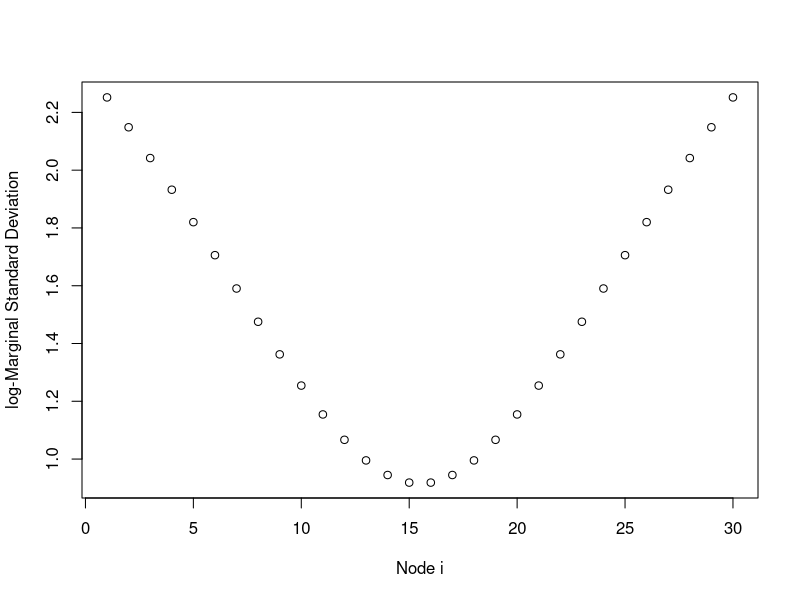
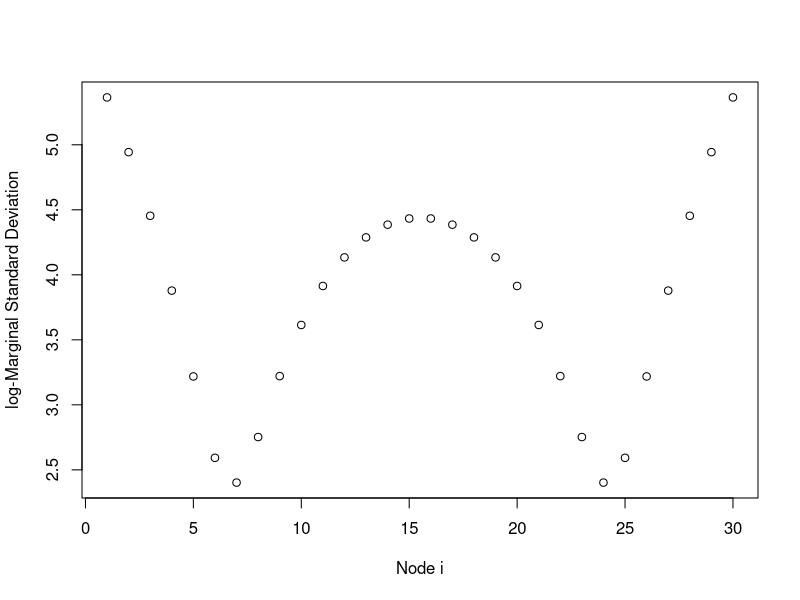
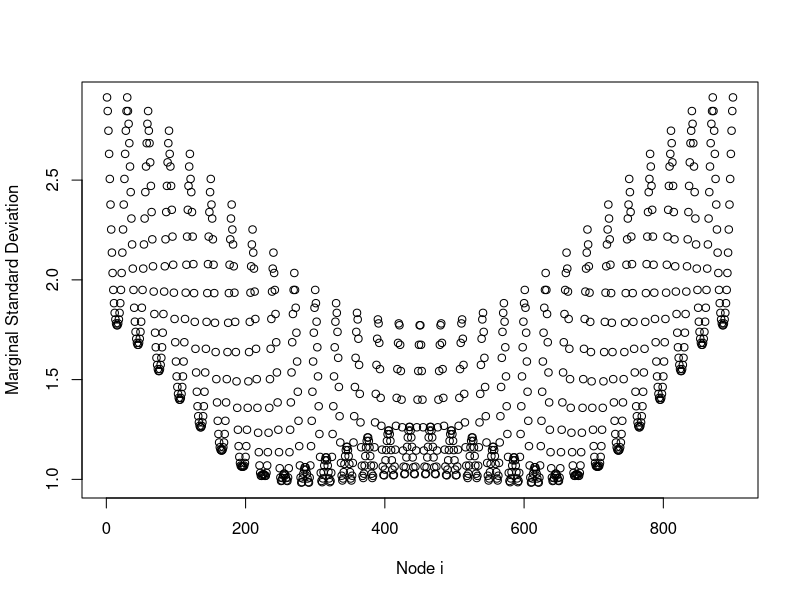
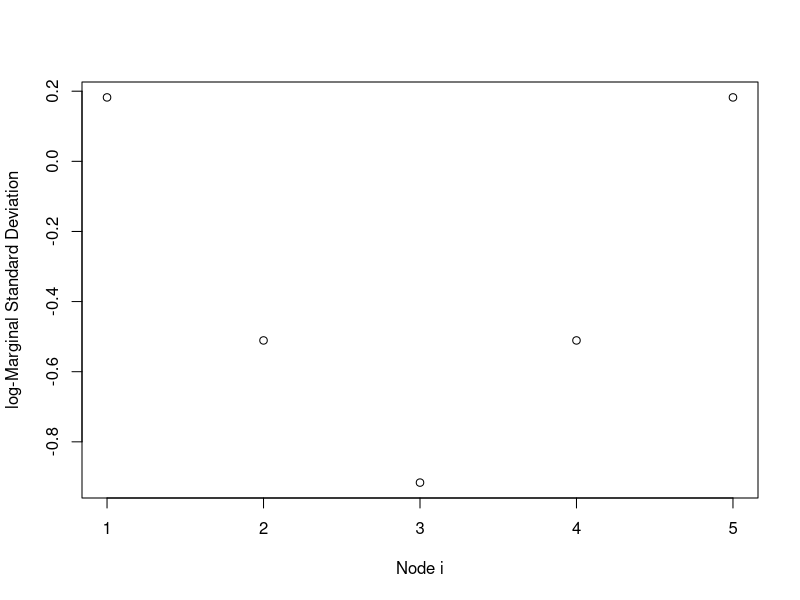
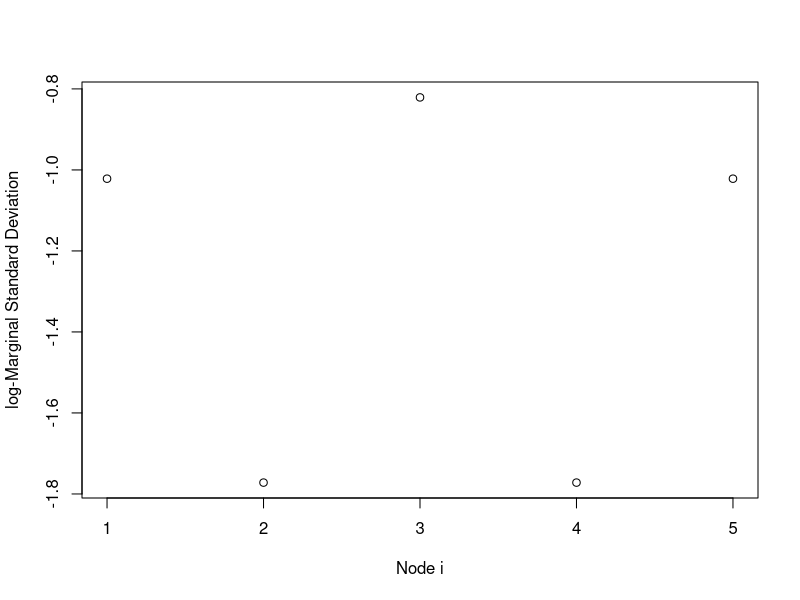
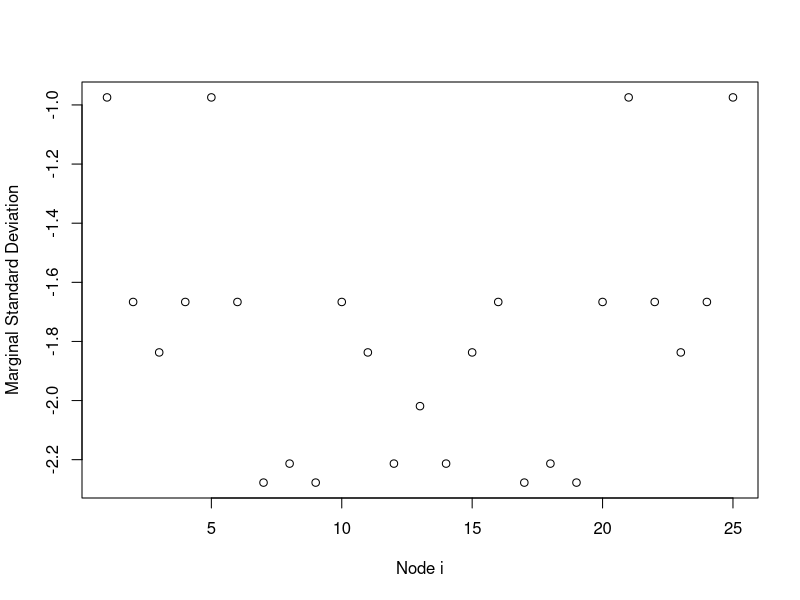
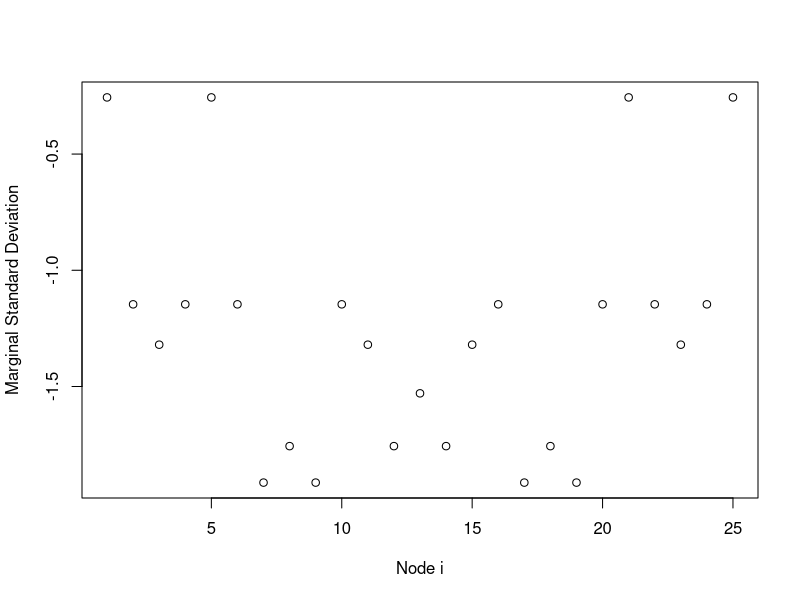
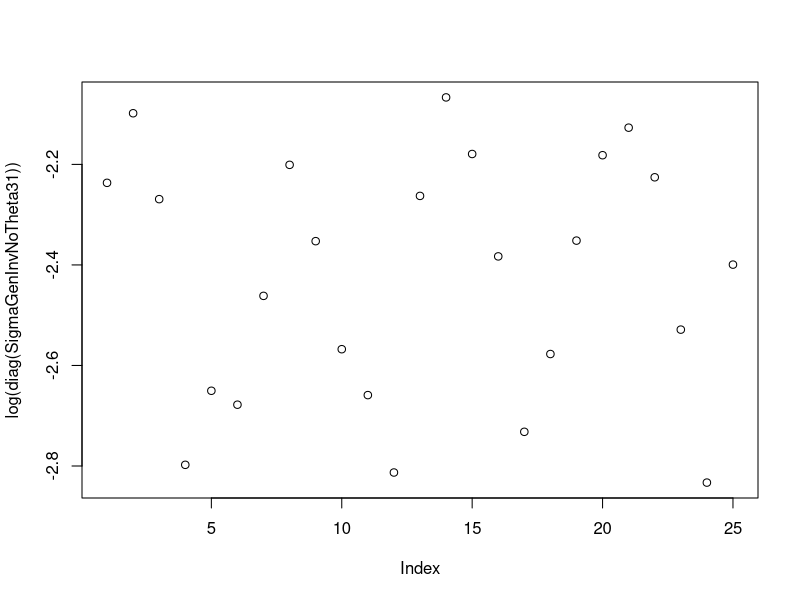

Write R code to recreate these figures, in order. (Note: a time limit stopped this script after it produced the figures.)
##########################################################################
# This code provides all the steps that were used for producing the      #
# figures and the tables of the paper Scaling intrinsic Gaussian Markov  #
# random field priors in two dimensions. Describes the structure for     # 
# each type of IGMRFs in one and two dimensions.                         #
##########################################################################

library(ggplot2)


####  IGMRF/random walks ####

############ 1 dimension IGMRF #########################

## 1st order random walk, joint density (x1,x2,...,x100)
RW1 <- function(yr){                                                            # number of nodes (or years) 
  R1                                           <- matrix(0,yr,yr)               # defining the precision matrix
  R1[1,1:2] <- c(1,-1);R1[yr,(yr-1):yr]        <- c(-1,1)                       # first and last row
  for (i in 2:(yr-1)) R1[i,(i-1):(i+1)]        <- c(-1,2,-1)                    # central rows 
  eigenNoData                                  <- eigen(R1)                     # eigenvalues and eigenvector
  #eigenNoData$values[yr]                      <- Inf 
  EigenValGenInv                               <- 1/eigenNoData$val             # the inverse of the eigenvalues
  EigenValGenInv[yr]                           <- 0                             # setting the inverse eigenvalues =0 too
  SigmaGenInvNoTheta1                          <- eigenNoData$vec %*% (EigenValGenInv * t(eigenNoData$vec))# calculating the Sigma* matrix
  plot(log(diag(SigmaGenInvNoTheta1)),xlab = "Node i", ylab="log-Marginal Standard Deviation") #with log 
  #plot(diag(SigmaGenInvNoTheta1),xlab = "Node i", ylab="Marginal Standard Deviation")
  return(sigma_ref_rw1                         <- exp((1/yr)*sum(0.5*log(diag(SigmaGenInvNoTheta1)))) ) # page 5, calculating the Sigma reference
}

## 2nd order random walk, joint density (x1,x2,...,x100)
RW2                                            <- function(yr){                 # number of nodes (or years) 
  R2                                           <- matrix(0,yr,yr)               # defining the precision matrix
  R2[1,1:3] <- c(1,-2,1);R2[yr,(yr-2):yr]      <- c(1,-2,1)                     # first and last row
  R2[2,1:4]                                    <- c(-2,5,-4,1);R2[yr-1,(yr-3):yr] <- c(1,-4,5,-2) #2nd and 2nd last row
  for (i in 3:(yr-2))   R2[i,(i-2):(i+2)]      <- c(1,-4,6,-4,1)                # central rows
  eigenNoData                                  <- eigen(R2)                     # eigenvalues and eigenvector
  #eigenNoData$values[(yr-1):yr]                <- Inf 
  EigenValGenInv                               <- 1/eigenNoData$val             # the inverse of the eigenvalues
  EigenValGenInv[(yr-1):yr]                    <- 0                             # setting the inverse eigenvalues =0 too
  SigmaGenInvNoTheta2                          <- eigenNoData$vec %*% (EigenValGenInv * t(eigenNoData$vec)) # calculating the Sigma* matrix
  plot(log(diag(SigmaGenInvNoTheta2)),xlab = "Node i", ylab="log-Marginal Standard Deviation")
  #plot(diag(SigmaGenInvNoTheta2),xlab = "Node i", ylab="Marginal Standard Deviation")
  return(sigma_ref_rw2                         <- exp((1/yr)*sum(0.5*log(diag(SigmaGenInvNoTheta2)))) ) # page 5, calculating the Sigma reference
}
#### 2 dimensions IGMRF ####

## 2D second order random walk, (bound 1, Yue & Speckman )
RW2D                                                  <- function(yr){
  mtx3 <- diag(1,yr) ;mtx1 <- mtx2 <- mtx4 <- mtx5<- mtx6 <- matrix(0,yr,yr)    # define  submatrices
  # 2nd order random walk
  mtx1[1,1:3] <- mtx1[yr,yr:(yr-2)]                   <- c(6,-5,1)              # submatrix of precision matrix
  mtx1[2,1:4] <- mtx1[(yr-1),yr:(yr-3)]               <- c(-5,12,-6,1) 
  for (i in 3:(yr-2)) mtx1[i,(i-2):(i+2)]             <- c(1,-6,12,-6,1) 
  #1st order random walk
  mtx2[1,1:2] <-  mtx2[yr,yr:(yr-1)]                  <- c(-5,2)                # submatrix of precision matrix
  for (i in 2:(yr-1)) mtx2[i,(i-1):(i+1)]             <- c(2,-7,2)
  # 2nd order random walk
  mtx4[1,1:3] <- mtx4[yr,yr:(yr-2)]                   <- c(12,-7,1)             # submatrix of precision matrix
  mtx4[2,1:4] <- mtx4[(yr-1),yr:(yr-3)]               <- c(-7,20,-8,1)
  for (i in 3:(yr-2)) mtx4[i,(i-2):(i+2)]             <- c(1,-8,20,-8,1) 
  #1st order random walk
  mtx5[1,1:2] <-  mtx5[yr,yr:(yr-1)]                  <- c(-6,2)                # submatrix of precision matrix
  for (i in 2:(yr-1)) mtx5[i,(i-1):(i+1)]             <- c(2,-8,2)
  R2D                                                 <- matrix(0,yr^2,yr^2)    # define precision matrix yr^2xyr^2
  R2D[1:yr,1:(3*yr)]                                  <- cbind(mtx1,mtx2,mtx3)
  R2D[((yr-1)*yr+1):(yr^2),((yr-3)*yr+1):(yr^2)]      <- cbind(mtx3,mtx2,mtx1)
  R2D[(yr+1):(2*yr),1:(4*yr)]                         <- cbind(mtx2,mtx4,mtx5,mtx3)
  R2D[((yr-2)*yr+1):((yr-1)*yr),((yr-4)*yr+1):(yr^2)] <- cbind(mtx3,mtx5,mtx4,mtx2)
  for ( i in 3:(yr-2)) R2D[((i-1)*yr+1):(i*yr),((i-3)*yr+1):((i+2)*yr)] <- cbind(mtx3,mtx5,mtx4,mtx5,mtx3)# final matrix of 
  #print(qr(R2D)$rank)
  eigenNoData                                         <- eigen(R2D)             # eigenvalues and eigenvectors  
  eigenNoData$values[(yr^2-2):(yr^2)]                 <- Inf 
  EigenValGenInv                                      <- 1/eigenNoData$val
  EigenValGenInv[(yr^2-2):(yr^2)]                     <- 0  
  SigmaGenInvNoTheta3                                 <- eigenNoData$vec %*% (EigenValGenInv * t(eigenNoData$vec))#calculate  Sigma* 
  plot(log(diag(SigmaGenInvNoTheta3)),xlab = "Node i", ylab="Marginal Standard Deviation")
  return(sigma_ref_rw2D <- exp((1/(yr^2))*sum(0.5*log(diag(SigmaGenInvNoTheta3)))) )  #calculate Sigma_ref
}

#Figure 1

RW1(30)
RW2(30)
RW2D(30) #it takes time

## 2D Rue&Held, 1st suggestion (Torus 1)
RW2D_1                                                <- function(yr){
  b1                  <- diag(-4, yr);b2              <- diag(1,yr)
  b3                  <- matrix(0,yr,yr);D            <- matrix(0,yr^2,yr^2)
  b1[abs(row(b1) - col(b1)) == 1]                     <- 1
  b1[1,yr]            <- b1[yr,1]                     <- 1
  for ( i in 1:yr) D[((i-1)*yr+1): (i*yr),((i-1)*yr+1):(i*yr)] <- b1
  for ( i in 1:(yr-1)){
    D[((i-1)*yr+1):(i*yr),(i*yr+1):(i*yr+yr)]         <- b2
    D[(i*yr+1):(i*yr+yr),((i-1)*yr+1):(i*yr)]         <- b2
  }
  D[1:yr,(yr*(yr-1)+1):(yr^2)]<-D[(yr*(yr-1)+1):(yr^2),1:yr]<- b2
  D1                                                  <- t(D)%*%D
  #print(qr(D1)$rank)  # since we are in a torus the rank defficiency is 1 not 3
  # qr(D)$rank        #n^2-1
  eigenNoData                                         <- eigen(D1)
  eigenNoData$values[(yr^2-2):(yr^2)]                 <- Inf 
  EigenValGenInv                                      <- 1/eigenNoData$val
  EigenValGenInv[(yr^2-2):(yr^2)]                     <- 0  
  SigmaGenInvNoTheta31                                <- eigenNoData$vec %*% (EigenValGenInv * t(eigenNoData$vec))
  plot(log(diag(SigmaGenInvNoTheta31)))
  return( exp((1/(yr^2))*sum(0.5*log(diag(SigmaGenInvNoTheta31)))) )
  #print(D1)
}
##  2D Rue&Held, 2nd suggestion  (Torus 2)
RW2D_2                                                <- function(yr){ 
  b1 <- diag(-20,yr);b2                               <- diag(4,yr)
  b3 <- matrix(0,yr,yr);D                             <- matrix(0,yr^2,yr^2)
  b1[abs(row(b1) - col(b1)) == 1]                     <- 4
  b2[abs(row(b2) - col(b2)) == 1]                     <- 1
  b1[1,yr]               <- b1[yr,1]                  <- 4
  b2[1,yr]               <- b2[yr,1]                  <- 1
  for ( i in 1:yr) D[((i-1)*yr+1):(i*yr),((i-1)*yr+1):(i*yr)] <- b1
  for ( i in 1:(yr-1)){
    D[((i-1)*yr+1): (i*yr), (i*yr+1):(i*yr+yr)]       <- b2
    D[(i*yr+1):(i*yr+yr), ((i-1)*yr+1):(i*yr)]        <- b2
  }
  D[1:yr,(yr*(yr-1)+1):(yr^2)] <- D[(yr*(yr-1)+1):(yr^2),1:yr]<- b2
  D2                                                  <- t(D)%*%D
  #qr(D)$rank  # since we are in a torus the rank defficiency is 1 not 3!
  #print(qr(D2)$rank)
  eigenNoData                                         <- eigen(D2)
  eigenNoData$values[(yr^2-2):(yr^2)]                 <- Inf 
  EigenValGenInv                                      <- 1/eigenNoData$val
  EigenValGenInv[(yr^2-2):(yr^2)]                     <- 0  
  SigmaGenInvNoTheta32                                <- eigenNoData$vec %*% (EigenValGenInv * t(eigenNoData$vec))
  plot(log(diag(SigmaGenInvNoTheta32)))
  return( exp((1/yr^2)*sum(0.5*log(diag(SigmaGenInvNoTheta32)))) )
}
## 2D second order random walk, (bound 2, Terzopoulos )
RW2D_terz                                             <- function(yr){
  mtx3 <- diag(1,yr) ;mtx1 <- mtx2 <- mtx4 <- mtx5<- mtx6 <- matrix(0,yr,yr)
  # 2nd order random walk
  mtx1[1,1:3] <- mtx1[yr,yr:(yr-2)]                   <- c(4,-4,1)  
  mtx1[2,1:4] <- mtx1[(yr-1),yr:(yr-3)]               <- c(-4,10,-6,1) 
  for (i in 3:(yr-2)) mtx1[i,(i-2):(i+2)]             <- c(1,-6,11,-6,1) 
  #1st order random walk
  mtx2[1,1:2] <-  mtx2[yr,yr:(yr-1)]                  <- c(-4,2)
  for (i in 2:(yr-1)) mtx2[i,(i-1):(i+1)]             <- c(2,-6,2)
  # 2nd order random walk
  mtx4[1,1:3] <- mtx4[yr,yr:(yr-2)]                   <- c(10,-6,1)
  mtx4[2,1:4] <- mtx4[(yr-1),yr:(yr-3)]               <- c(-6,18,-8,1)
  for (i in 3:(yr-2)) mtx4[i,(i-2):(i+2)]             <- c(1,-8,19,-8,1) 
  #1st order random walk
  mtx5[1,1:2] <-  mtx5[yr,yr:(yr-1)]                  <- c(-6,2)
  for (i in 2:(yr-1)) mtx5[i,(i-1):(i+1)]             <- c(2,-8,2)
  # 2nd order random walk
  mtx6[1,1:3] <- mtx6[yr,yr:(yr-2)]                   <- c(11,-6,1)
  mtx6[2,1:4] <- mtx6[(yr-1),yr:(yr-3)]               <- c(-6,19,-8,1)
  for (i in 3:(yr-2)) mtx6[i,(i-2):(i+2)]             <- c(1,-8,20,-8,1) 
  
  R2D                                                 <- matrix(0,yr^2,yr^2)
  R2D[1:yr,1:(3*yr)]                                  <- cbind(mtx1,mtx2,mtx3)
  R2D[((yr-1)*yr+1):(yr^2),((yr-3)*yr+1):(yr^2)]      <- cbind(mtx3,mtx2,mtx1)
  R2D[(yr+1):(2*yr),1:(4*yr)]                         <- cbind(mtx2,mtx4,mtx5,mtx3)
  R2D[((yr-2)*yr+1):((yr-1)*yr),((yr-4)*yr+1):(yr^2)] <- cbind(mtx3,mtx5,mtx4,mtx2)
  for ( i in 3:(yr-2)) R2D[((i-1)*yr+1):(i*yr),((i-3)*yr+1):((i+2)*yr)] <- cbind(mtx3,mtx5,mtx6,mtx5,mtx3)
  
  eigenNoData                                         <- eigen(R2D)
  eigenNoData$values[(yr^2-2):(yr^2)]                 <- Inf 
  EigenValGenInv                                      <- 1/eigenNoData$val 
  EigenValGenInv[(yr^2-2):(yr^2)]                     <- 0  
  SigmaGenInvNoTheta3                                 <- eigenNoData$vec %*% (EigenValGenInv * t(eigenNoData$vec))
  plot(log(diag(SigmaGenInvNoTheta3)),xlab = "Node i", ylab="Marginal Standard Deviation")
  return(sigma_ref_rw2D <- exp((1/(yr^2))*sum(0.5*log(diag(SigmaGenInvNoTheta3)))) )
}
#### Application of the  Sections 3 and 4 #### 
## Section 3 ##

# FIGURE 2
nodes   <- seq(5,50,5);k                              <- 1
s_RW1                                                 <- s_RW2 <- s_RW2D <- s_RW2D_terz <- s_RW2D_1<-s_RW2D_2 <-rep(0,length(nodes))

for (i in nodes){
  s_RW1[k]                                            <- RW1(yr=i)  
  s_RW2[k]                                            <- RW2(yr=i) 
  s_RW2D[k]                                           <- RW2D(yr=i)
  s_RW2D_terz[k]                                      <- RW2D_terz(yr=i)
  s_RW2D_1[k]                                         <- RW2D_1(yr=i) 
  s_RW2D_2[k]                                         <- RW2D_2(yr=i) 
  k                                                   <- k+1
}
plot(nodes,s_RW1,type='l',ylim=c(0,20),lty=2,xlab = "Number of nodes",ylab="Standard Deviation")
lines(nodes,s_RW2,col=2,lty=3)
lines(nodes,s_RW2D,col=3,lty=4)
lines(nodes,s_RW2D_terz,col=4,lty=4)
legend(5, 20, c("RW1","RW2","RW2D","RW2D2"), col = 1:4, lty = 2:4,ncol = 3)

df                                                    <- data.frame(Nodes = nodes,
                                                                    Standard_Deviation = c(s_RW1,s_RW2,s_RW2D),#,s_RW2D_terz
                                                                    Type = rep(c("s_RW1","s_RW2","s_RW2D"),each=length(nodes)))#,"s_RW2D_terz"

gg                                                    <- ggplot(data=df, aes(x=Nodes,y=Standard_Deviation,group=Type))+
  geom_line(aes(color=Type))+
  geom_point(aes(color=Type))+
  labs(title="",x="Nodes", y = "Standard Deviation")
gg + theme(text = element_text(size = 15))    

# TABLE 1&2
nodes     <- c(5,6,8,10,12,14,16,18,20,25,30,40)

for ( i in nodes){
  print(RW2D_1(i))        # 2D 2nd order torus 1
  print(RW2D_2(i))        # 2D 2nd order torus 2
  print( RW2D(i))         # 2D 2nd order bound 1
  print(RW2D_terz(i))     # 2D 2nd order bound 2
  
  print(RW1(i) )          # 1D 1st order
  print(RW2(i))           # 1D 2nd order
  
  }
## Section 4 ##
## setting number of nodes 40 we will implement the steps for scaling 
# between the one- and two-dimensional second order random walk

yr                                                    <- 40                     # choosing 40 nodes
s_RW2                                                 <- RW2(yr=yr)             # calculate the reference stndard deviation of second order 1D
s_RW2D                                                <- RW2D(yr=yr)            # calculate the reference stndard deviation of second order 2D
mu                                                    <- 7                      # initial mean value
b                                                     <- 2                      # initial standard deviation of the prior distribution
alpha                                                 <- 0.001                  # quantile

# upper limits of the table 10. The U formula is used
# Normal distribution
U_rw2                                                 <- sqrt( b*(s_RW2^2)/qnorm(alpha, mean=mu, sd=1) )
U_rw2D                                                <- sqrt( b*(s_RW2D^2)/qnorm(alpha,mean=mu, sd=1) )
Us1                                                   <- c(U_rw2,U_rw2D)
summary(Us1)                     #Based on median we choose u=0.5
u1                                                    <- round(summary(Us1)[[3]],3)
#I will use the formula of U in respect of beta taking the median of the summary(u)
b_rw2                                                 <- (u1^2)*(qnorm(alpha, mean=mu, sd=1))/(s_RW2^2) # the new standard deviation for 1D second order random walk
b_rw2D                                                <- (u1^2)*(qnorm(alpha, mean=mu, sd=1))/(s_RW2D^2)# the new standard deviation for 2D second order random walk
print(c(b_rw2,b_rw2D))

#TABLE 2
s_RW11                                                <- RW1(yr=11)
s_RW12                                                <- RW2(yr=11)
s_RW12D                                               <- RW2D(yr=11) 
s_RW21                                                <- RW1(yr=20)
s_RW22                                                <- RW2(yr=20)
s_RW22D                                               <- RW2D(yr=20) 

nodes                                                 <- c(5,6,8,10,12,14,16,18,20,25,30,40)

#TABLE 3
for ( i in c(1,2,3)){                               # different values of b: initial standard deviation
  for ( j in nodes){                        # values of nodes
    print(paste("b is: ",i))  
    print(paste("years are: ",j)) 
    s_RW1                                              <- RW1(yr=j) 
    s_RW2                                              <- RW2(yr=j)
    s_RW2D                                             <- RW2D(yr=j) 
    mu                                                 <- 7         
    b                                                  <- i
    alpha                                              <- 0.001
    U_rw1                                              <- sqrt( b*(s_RW1^2)/qnorm(alpha,mean=mu,sd=1))
    U_rw2                                              <- sqrt( b*(s_RW2^2)/qnorm(alpha,mean=mu,sd=1))
    U_rw2D                                             <- sqrt( b*(s_RW2D^2)/qnorm(alpha,mean=mu,sd=1))
    Us1                                                <- c(U_rw1,U_rw2,U_rw2D)
    summary(Us1) #Based on median we choose u=0.5
    u                                                  <- round(summary(Us1)[[3]],3)
    b_rw1                                              <- (u^2)*(qnorm(alpha,mean=mu, sd=1))/(s_RW1^2)
    b_rw2                                              <- (u^2)*(qnorm(alpha,mean=mu, sd=1))/(s_RW2^2)
    b_rw2D                                             <- (u^2)*(qnorm(alpha,mean=mu, sd=1))/(s_RW2D^2)
    print(c(b_rw1,b_rw2,b_rw2D))
  }
}
#TABLE 4 

k                      <- 1               
m                      <- c(7,8,10,12)  # different mean values for the 4 priors
std                    <- c(0.9,1.2,1.59,3.55) # different standard deviations for the 4 priors
j                      <- 11
for ( i in std){                      # different initial standard deviations that want scaling
  print(paste("b is: ",i))  
  s_RW2                                                <- RW2(yr=j)
  s_RW2D                                               <- RW2D(yr=j) 
  mu                                                   <- m[k]       
  b                                                    <- i
  alpha                                                <- 0.001
  U2_rw2                                               <- sqrt( b*(s_RW2^2)/qnorm(alpha,mean=mu,sd=1))#abs()
  U2_rw2D                                              <- sqrt( b*(s_RW2D^2)/qnorm(alpha,mean=mu,sd=1))#abs()
  Us1                                                  <- c(U2_rw2,U2_rw2D)
  summary(Us1) 
  u                                                    <- round(summary(Us1)[[3]],3)
  b2_rw2                                               <- (u^2)*(qnorm(alpha,mean=mu, sd=1))/(s_RW2^2)
  b2_rw2D                                              <- (u^2)*(qnorm(alpha,mean=mu, sd=1))/(s_RW2D^2)
  print(paste("the scaled std are:",c(b2_rw2,b2_rw2D)))
  k<-k+1
}

###### EXTRA: what if I change the U value and the alpha parameter ? in the table 4. ####

#alteration of the 4 table 
# change of alpha, a=0.01

for ( i in c(0.9,1.2,1.59,3.55)){
  j<- 11
  print(paste("b is: ",i))  
  s_RW2         <- RW2(yr=j)
  s_RW2D        <- RW2D(yr=j) 
  mu         <- 7         
  b             <- i
  alpha         <- 0.01
  U2_rw2        <- sqrt( b*(s_RW2^2)/qnorm(alpha,mean=mu,sd=1))
  U2_rw2D       <- sqrt( b*(s_RW2D^2)/qnorm(alpha,mean=mu,sd=1))
  
  Us1           <- c(U2_rw2,U2_rw2D)
  summary(Us1) #Based on median we choose u=0.5
  u             <- round(summary(Us1)[[3]],3)
  b2_rw2        <- (u^2)*(qnorm(alpha,mean=mu, sd=1))/(s_RW2^2)
  b2_rw2D       <- (u^2)*(qnorm(alpha,mean=mu, sd=1))/(s_RW2D^2)
  print(c(b2_rw2,b2_rw2D))
}
#  0.5334365 1.8354918
#  0.7098331 2.4424515
#  0.9410647 3.2380921
#  2.101108 7.229664

# we increase the probability in the tails and the outcome seems more less the same as the table 4.

#alteration of the 4 table 
# change of U: 3rd quantile, 5th position
for ( i in c(0.9,1.2,1.59,3.55)){
  j<- 11
  print(paste("b is: ",i))  
  s_RW2         <- RW2(yr=j)
  s_RW2D        <- RW2D(yr=j) 
  mu         <- 7         
  b             <- i
  alpha         <- 0.001
  U2_rw2        <- sqrt( b*(s_RW2^2)/qnorm(alpha,mean=mu,sd=1))
  U2_rw2D       <- sqrt( b*(s_RW2D^2)/qnorm(alpha,mean=mu,sd=1))
  
  Us1           <- c(U2_rw2,U2_rw2D)
  summary(Us1) #Based on median we choose u=0.5
  u             <- round(summary(Us1)[[5]],3) # 3rd quantile, 5th position
  b2_rw2        <- (u^2)*(qnorm(alpha,mean=mu, sd=1))/(s_RW2^2)
  b2_rw2D       <- (u^2)*(qnorm(alpha,mean=mu, sd=1))/(s_RW2D^2)
  print(c(b2_rw2,b2_rw2D))
}

#alteration of the 4 table 
# change of U #1st quantile, 2nd position
for ( i in c(0.9,1.2,1.59,3.55)){
  j<- 11
  print(paste("b is: ",i))  
  s_RW2         <- RW2(yr=j)
  s_RW2D        <- RW2D(yr=j) 
  mu         <- 7         
  b             <- i
  alpha         <- 0.001
  U2_rw2        <- sqrt( b*(s_RW2^2)/qnorm(alpha,mean=mu,sd=1))
  U2_rw2D       <- sqrt( b*(s_RW2D^2)/qnorm(alpha,mean=mu,sd=1))
  
  Us1           <- c(U2_rw2,U2_rw2D)
  summary(Us1) #Based on median we choose u=0.5
  u             <- round(summary(Us1)[[2]],3) # 3rd quantile, 5th position
  b2_rw2        <- (u^2)*(qnorm(alpha,mean=mu, sd=1))/(s_RW2^2)
  b2_rw2D       <- (u^2)*(qnorm(alpha,mean=mu, sd=1))/(s_RW2D^2)
  print(c(b2_rw2,b2_rw2D))
}

#the values for the variance for the 2d model can change a lot with the U upper level. 
#so if you want smaller values than those in the 4th table use the U of the 1st quantile.
